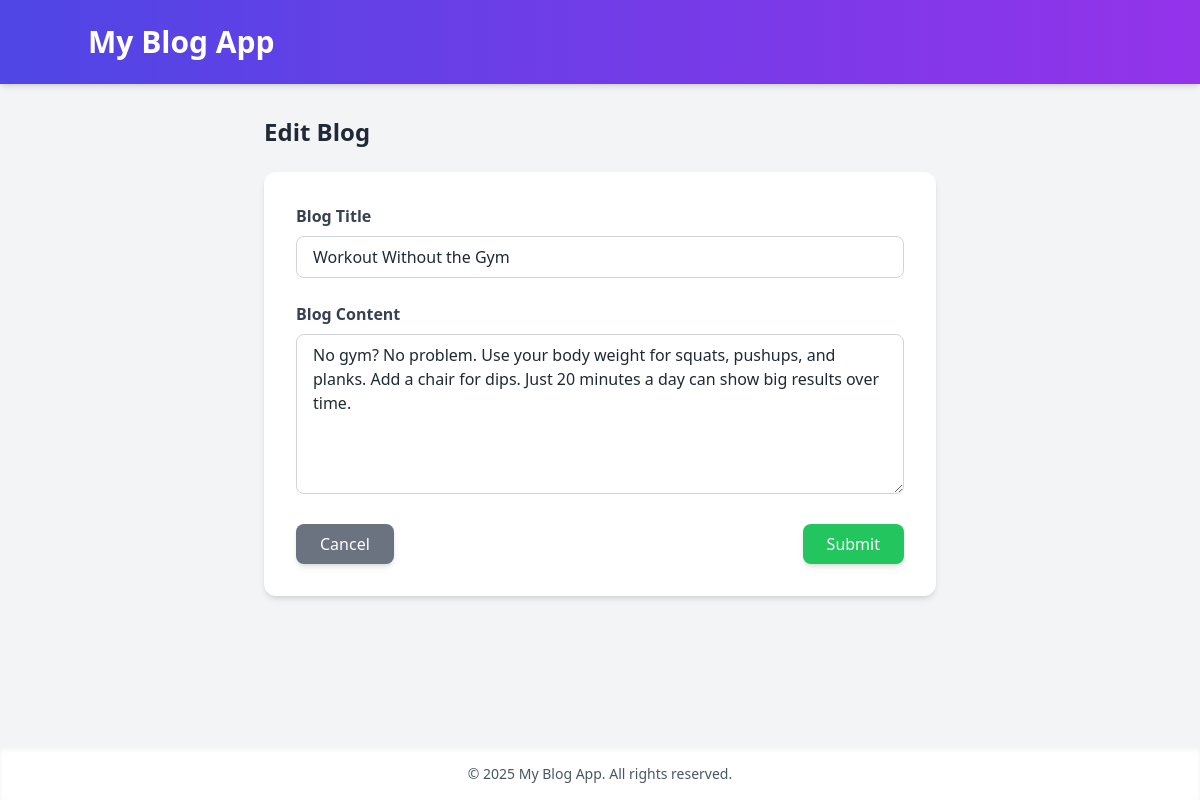
The app's page /edit-blog/6/ with its own data.
### blog/models.py (models this page shows, shortened)
class Blog(models.Model):
    title = models.CharField(max_length=200)
    content = models.TextField()
    created_at = models.DateTimeField(auto_now_add=True)
    updated_at = models.DateTimeField(auto_now=True)

### blog/views.py (the view)
# urls.py: path('edit-blog/<int:pk>/', views.edit_blog, name='edit_blog'),
def edit_blog(request, pk):
    blog = get_object_or_404(Blog, pk=pk)
    if request.method == 'POST':
        form = BlogForm(request.POST, instance=blog)
        if form.is_valid():
            form.save()
            messages.success(request, 'Blog updated successfully!')
            return redirect('home')
    else:
        form = BlogForm(instance=blog)
    return render(request, 'blog_form.html', {
        'form': form,
        'form_title': 'Edit Blog'
    })

### blog/forms.py
class BlogForm(forms.ModelForm):
    class Meta:
        model = Blog
        fields = ['title', 'content']
        widgets = {
            'title': forms.TextInput(attrs={
                'class': 'w-full px-4 py-2 border border-gray-300 rounded-lg focus:outline-none focus:ring-2 focus:ring-indigo-500',
                'placeholder': 'Enter blog title'
            }),
            'content': forms.Textarea(attrs={
                'class': 'w-full h-40 px-4 py-2 border border-gray-300 rounded-lg focus:outline-none focus:ring-2 focus:ring-indigo-500',
                'placeholder': 'Write your blog content here...'
            })
        }

### blog/templates/blog_form.html (shortened to what this page needs)
{% extends 'base.html' %}
{% block content %}
<div class="max-w-2xl mx-auto">
    <h2 class="text-2xl font-bold mb-6">{{ form_title }}</h2>
    <form method="POST" class="bg-white rounded-xl shadow-md p-8">
        <div class="mb-6">
            <label for="id_title" class="block text-gray-700 font-semibold mb-2">Blog Title</label>
            {{ form.title }}
        </div>
        <div class="mb-6">
            <label for="id_content" class="block text-gray-700 font-semibold mb-2">Blog Content</label>
            {{ form.content }}
        </div>
        <div class="flex justify-between">
            <a href="{% url 'home' %}" class="bg-gray-500 hover:bg-gray-600 text-white px-6 py-2 rounded-lg font-medium shadow-md transition duration-300">
                Cancel
            </a>
            <button type="submit" class="bg-green-500 hover:bg-green-600 text-white px-6 py-2 rounded-lg font-medium shadow-md transition duration-300">
                Submit
            </button>
        </div>
    </form>
</div>
{% endblock %}

### records on screen
Blog: title "Workout Without the Gym", content "No gym? No problem. Use your body weight for squats, pushups, and planks. Add a chair for dips. Just 20 minutes a day can show big results over time."
